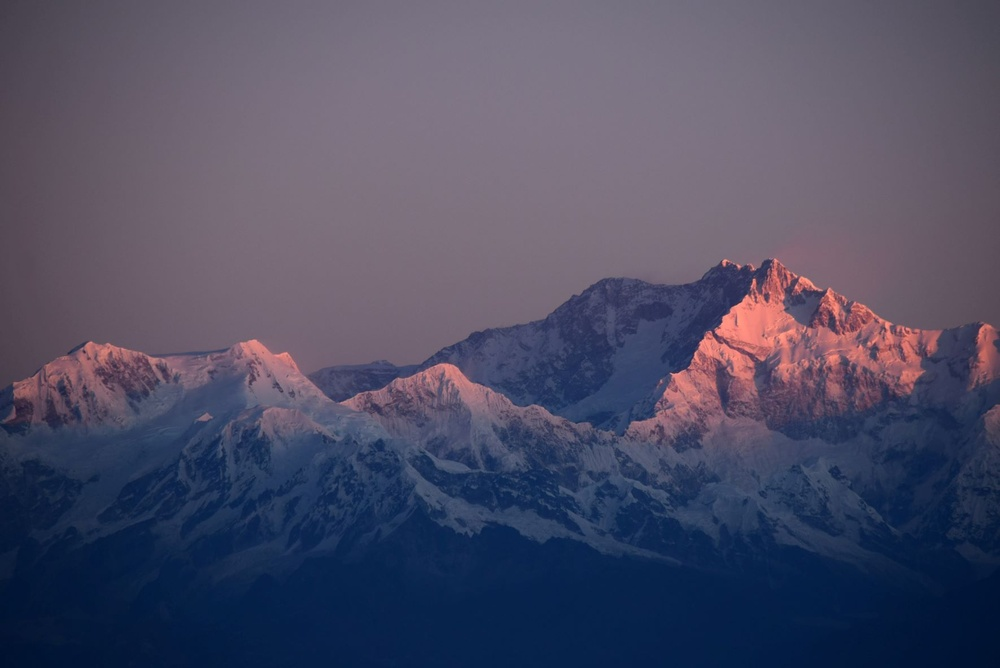
#> input picture backend/app/mountains.jpg, 1000 x 668 px, shrunk from 1771 x 1183 before the run
$ python SLIC.py
#> lines starting #> are read from the running program, lines starting #| are printed output that depends on the picture

from skimage.segmentation import slic, mark_boundaries
import matplotlib.pyplot as plt
import matplotlib.image as mpimg
from skimage.color import label2rgb
import cv2


img = mpimg.imread('mountains.jpg')
#> img is the input picture: shape (668, 1000, 3); mean R, G, B 77.3, 77.1, 100.2

img = cv2.GaussianBlur(img,(5,5),0)
img = cv2.GaussianBlur(img,(5,5),0)
img = cv2.GaussianBlur(img,(5,5),0)
img = cv2.GaussianBlur(img,(5,5),0)
img = cv2.GaussianBlur(img,(5,5),0)
img = cv2.GaussianBlur(img,(5,5),0)
img = cv2.GaussianBlur(img,(5,5),0)
img = cv2.GaussianBlur(img,(5,5),0)
img = cv2.GaussianBlur(img,(5,5),0)


# Applying SLIC segmentation
img_segments = slic(img,
						n_segments=250,
						compactness=10)
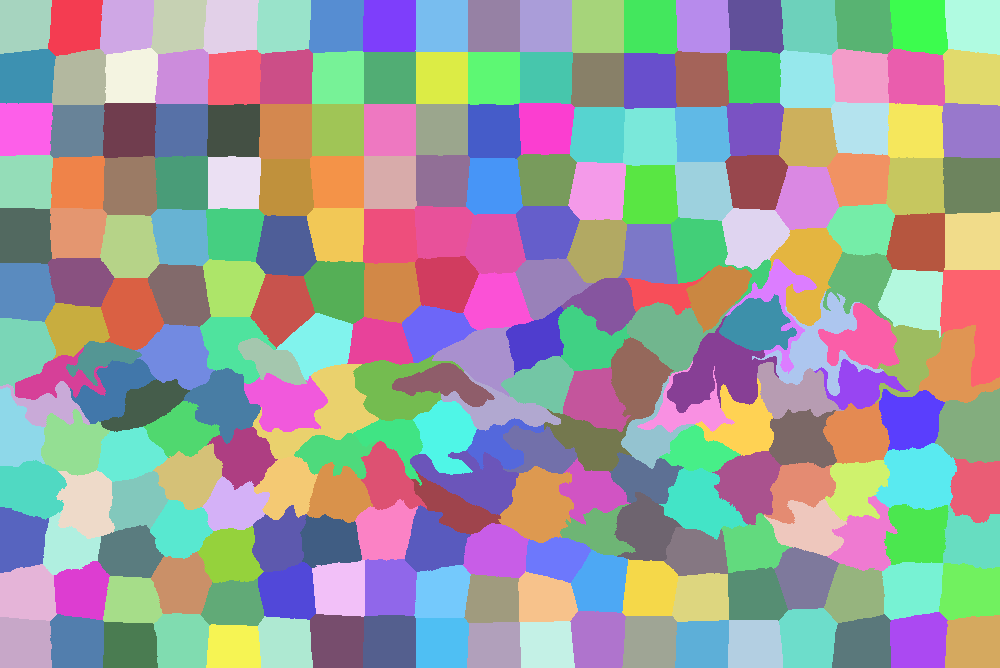
#> img_segments: shape (668, 1000) int64; 242 distinct labels, from 1 to 242; one colour per label, 0 black

plt.subplot(2, 2, 1)

# Plotting the original image
plt.imshow(img)

# Detecting boundaries for labels
plt.subplot(2, 2, 2)

# Plotting the output of marked_boundaries
# function i.e. the image with segmented boundaries
plt.imshow(mark_boundaries(img, img_segments, color=(0,0,0)))

plt.subplot(2, 2, 3)

#Converts a label image into and RGB color image for visualizing the labeled regions
plt.imshow(label2rgb(img_segments, img, kind = 'avg'))

plt.subplot(2, 2, 4)
plt.imshow(mark_boundaries(label2rgb(img_segments, img, kind = 'avg'), img_segments, color=(0,0,0)))

plt.show()
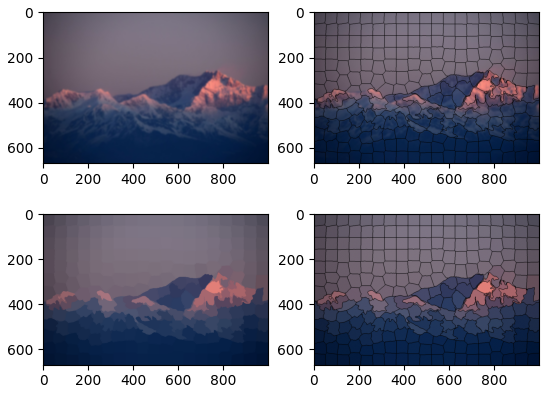
#> figure drawn by matplotlib, 4 panels

$ run again, with backend/app/fish.jpg copied over backend/app/mountains.jpg
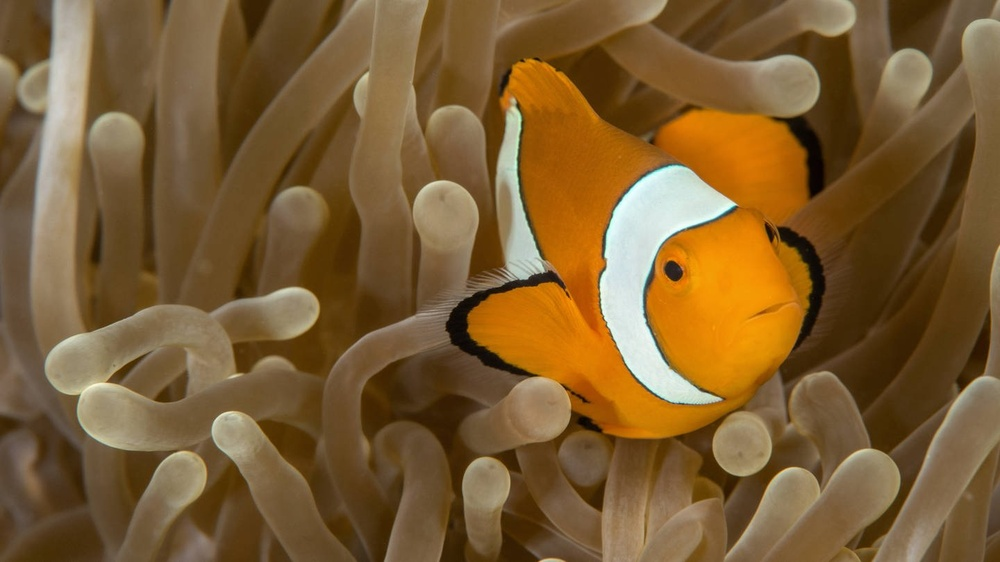
#> input picture backend/app/fish.jpg, 1000 x 562 px, shrunk from 1440 x 810 before the run
#> img is the input picture: shape (562, 1000, 3); mean R, G, B 123.9, 92.9, 50.5
#> `img_segments = slic(img, n_segments=250, compactness=10)`:
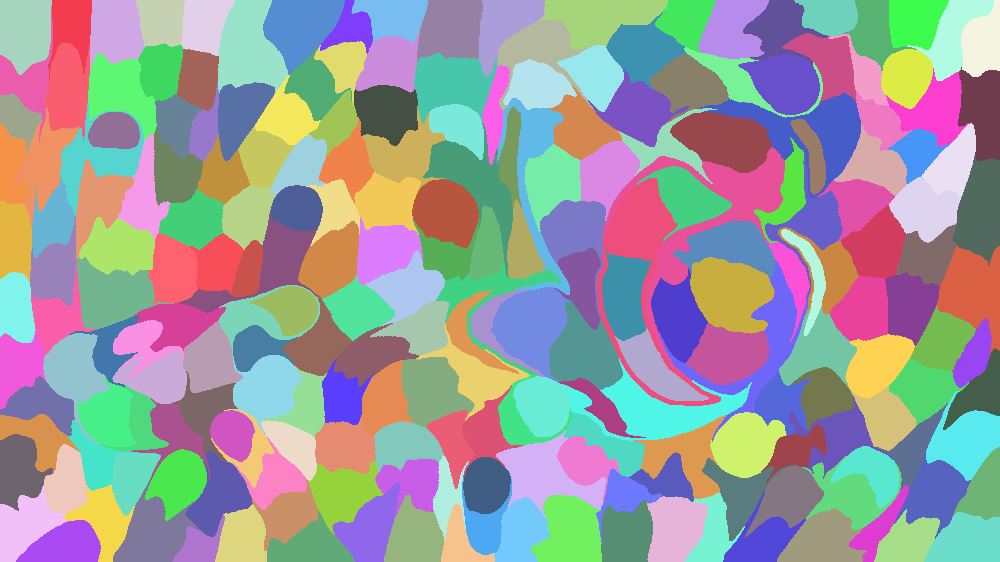
#> img_segments: shape (562, 1000) int64; 226 distinct labels, from 1 to 226; one colour per label, 0 black
#> `plt.show()`:
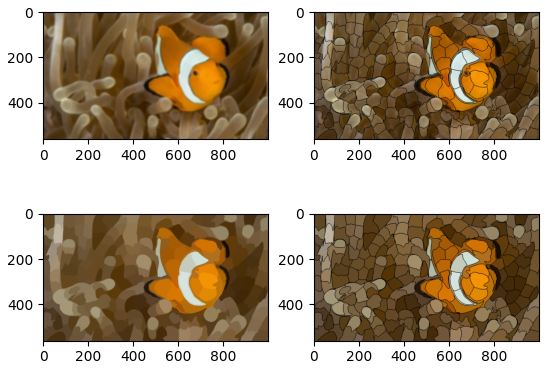
#> figure drawn by matplotlib, 4 panels
